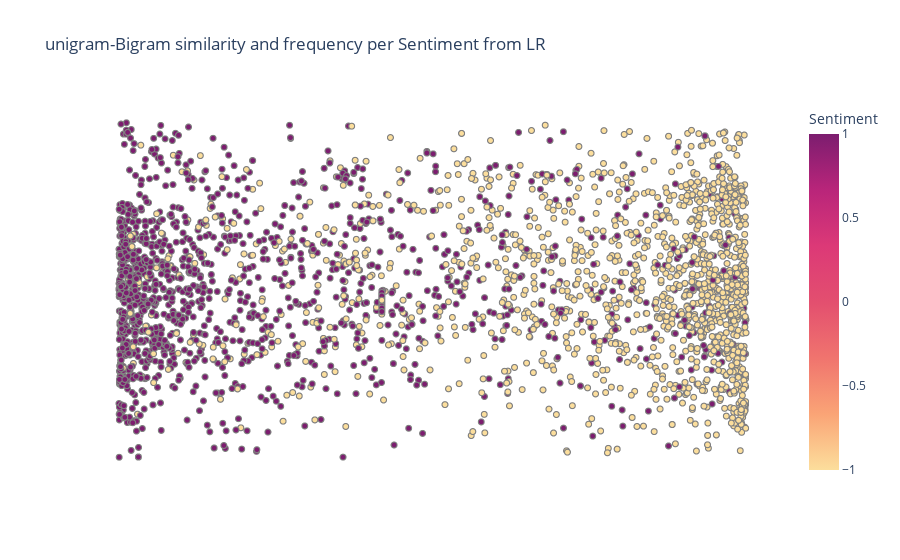

The code cell stored with this chart in its notebook:
### Markdown cell above
# For LR

### Code cell
tsne = TSNE(n_components=2,learning_rate='auto',init='random')
# pca= PCA(n_components=1)
X_embedded  = tsne.fit_transform(tfidf)
df = pd.DataFrame(columns=['tsne_1','tsne_2','probas','tweet','Sentiment'])
df['tsne_1'] = X_embedded[:, 0]
# df['pca'] = X_embedded[:, 0]
df['tsne_2'] = X_embedded[:, 1]
df['probas'] = pd.DataFrame(probas3)
df['tweet'] = dataTest['OriginalTweet']
df['Sentiment'] = dataTest['Sentiment']
    # print(df.shape)
    # print(df['tsne_1'].head(2))
fig = px.scatter(df, x='probas', y='tsne_1', hover_name= 'tweet',color='Sentiment',size_max=45
                     , template='plotly_white', title='unigram-Bigram similarity and frequency per Sentiment from LR', labels={'words': 'Avg. Length<BR>(words)'}
                     , color_continuous_scale=px.colors.sequential.Sunsetdark)
fig.update_traces(marker=dict(line=dict(width=1, color='Gray')))
fig.update_xaxes(visible=False)
fig.update_yaxes(visible=False)
# fig.show()

iplot(fig)
# fig.write_html('scatterBinary.html')

### Figure 1 — Plotly figure (JSON) as saved in the notebook; plotly's stock layout.template omitted (floating-point values rounded to 4 significant figures; data arrays with more than 128 entries replaced by an {"elided": "..."} marker saying what was removed)
{"data": [{"hovertemplate": "<b>%{hovertext}</b><br><br>probas=%{x}<br>tsne_1=%{y}<br>Sentiment=%{marker.color}<extra></extra>", "hovertext": {"elided": "3179 str values"}, "legendgroup": "", "marker": {"color": {"elided": "3179 int values"}, "coloraxis": "coloraxis", "line": {"color": "Gray", "width": 1}, "symbol": "circle"}, "mode": "markers", "name": "", "showlegend": false, "type": "scattergl", "x": {"elided": "3179 float values"}, "xaxis": "x", "y": {"elided": "3179 float values"}, "yaxis": "y"}], "layout": {"coloraxis": {"colorbar": {"title": {"text": "Sentiment"}}, "colorscale": [[0, "rgb(252, 222, 156)"], [0.1667, "rgb(250, 164, 118)"], [0.3333, "rgb(240, 116, 110)"], [0.5, "rgb(227, 79, 111)"], [0.6667, "rgb(220, 57, 119)"], [0.8333, "rgb(185, 37, 122)"], [1, "rgb(124, 29, 111)"]]}, "legend": {"tracegroupgap": 0}, "title": {"text": "unigram-Bigram similarity and frequency per Sentiment from LR"}, "xaxis": {"anchor": "y", "domain": [0, 1], "title": {"text": "probas"}, "visible": false}, "yaxis": {"anchor": "x", "domain": [0, 1], "title": {"text": "tsne_1"}, "visible": false}}}
